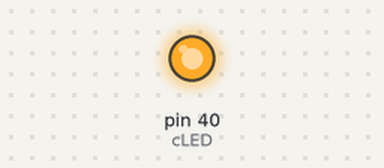
Recording of a program running on a simulated Raspberry Pi (header pin numbers). On the bench: output pins drawn as LEDs (lit = HIGH). What the program prints to the terminal is not drawn.

Above: at 0.5 s.
At 5.1 s:
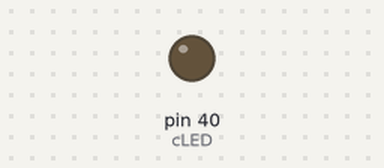
Timing chart, 0 to 7.1 s (numbered marks = the images above):
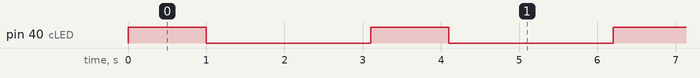

The program:

gpio.py
```python
import RPi.GPIO as GPIO
import time

# configuration of motion detector:
# http://henrysbench.capnfatz.com/henrys-bench/arduino-sensors-and-input/arduino-hc-sr501-motion-sensor-tutorial/
# https://pi4j.com/1.2/pins/model-3b-rev1.html#Numbering_Scheme
# I use The BOARD config, so 1-40

try:
    import RPi.GPIO as GPIO
except RuntimeError:
    print("Error importing RPi.GPIO!  This is probably because you need superuser privileges.  You can achieve this by using 'sudo' to run your script")

print(GPIO.RPI_INFO)

GPIO.setmode(GPIO.BOARD)
GPIO.setwarnings(True)

cLED=40
cMotion=38

GPIO.setup(cLED, GPIO.OUT)
GPIO.setup(cMotion, GPIO.IN)

# GPIO.output(cLED, True)
# time.sleep(2)
# GPIO.output(cLED, False)
# time.sleep(5)

while True:
    if True: # GPIO.input(cMotion)
        print("Motion Detected...")
        GPIO.output(cLED, True)
        time.sleep(1) #Buzzer turns on for 0.5 sec
        GPIO.output(cLED, False)
        time.sleep(2)
    time.sleep(0.1) #loop delay, should be less than detection delay


GPIO.cleanup()
```

Measured:
- by itself, pin 40 (cLED): alternates HIGH for 1.0 s and LOW for 2.1 s
